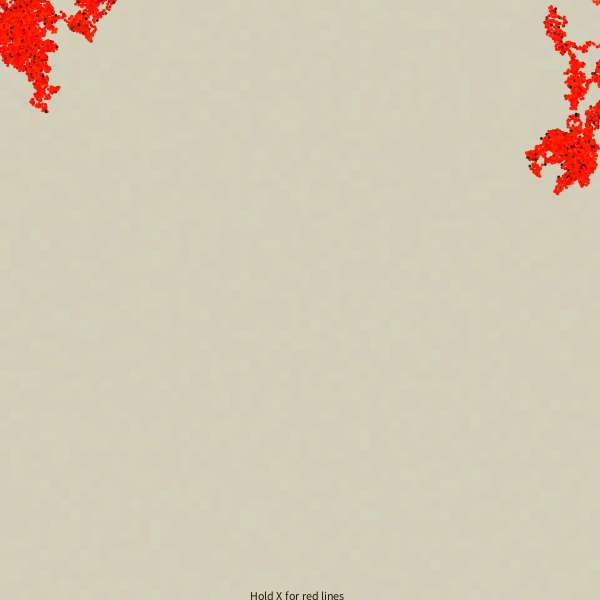
Frame 1 (no input)
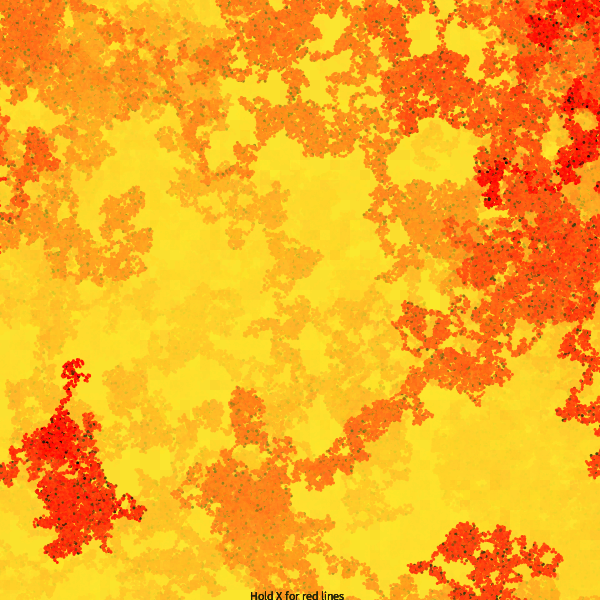
Frame 60 (the mouse pressed at the canvas centre just before this capture)
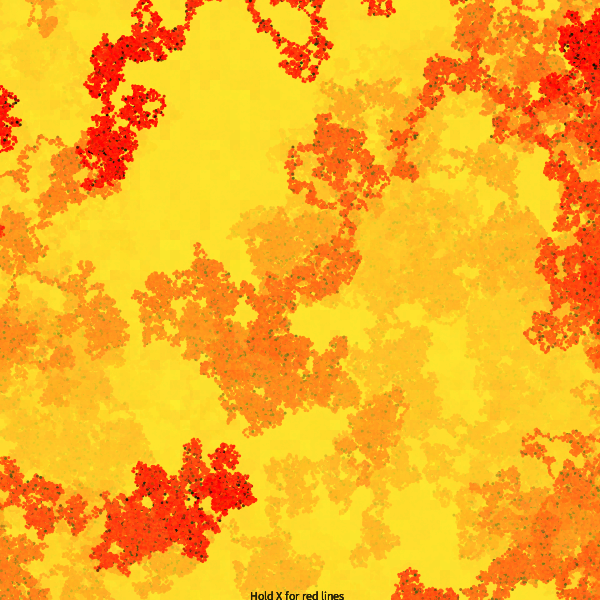
Frame 120 (the mouse held since frame 60 and released just before this capture)

The Processing sketch that drew these frames (run headless with seeded random() and noise(); from frame 60 on, the mouse is pressed at the canvas centre):

// Processing sketch: processing_40352
// ── processing_40352.pde

/*kevin nguyen
*/

int MC;
float Z, X;
float rx, ry;
Fish A, B, C, D;
boolean a, s, w, d;

void setup() 
{
  size(600, 600);
  MC = 10;
  noStroke();
  smooth();
  Z = X = 250;
  rx = ry = 250;
  A = new Fish();
  A.r = 3;
  A.v = 1;
  
  B = new Fish();
  B.r = 3;
  B.v = 1;
  
  C = new Fish();
  C.r = 3;
  C.v = 1;  
  
  D = new Fish();
  D.r = 3;
  D.v = 1;
}

void draw() 
{
  fill(1);
  text("Hold X for red lines",250,600);
  rx = rx + random(-10, 10);
  ry = ry + random(-10, 10);
  if (A.rx < -15)
  {
    A.rx = 600;
  }
  if (A.rx > 615)
  {
    A.rx = 0;
  }
  if (A.ry < -15)
  {
    A.ry = 600;
  }
  if (A.ry > 615)
  {
    A.ry = 0;
  }
    if (B.rx < -15)
  {
    B.rx = 600;
  }
  if (B.rx > 615)
  {
    B.rx = 0;
  }
  if (B.ry < -15)
  {
    B.ry = 600;
  }
  if (B.ry > 615)
  {
    B.ry = 0;
  }
  {
    C.rx = 600;
  }
  if (C.rx > 615)
  {
    C.rx = 0;
  }
  if (C.ry < -15)
  {
    C.ry = 600;
  }
  if (C.ry > 615)
  {
    C.ry = 0;
  }
    if (D.rx < -15)
  {
    D.rx = 600;
  }
  if (D.rx > 615)
  {
    D.rx = 0;
  }
  if (D.ry < -15)
  {
    D.ry = 600;
  }
  if (D.ry > 615)
  {
    D.ry = 0;
  }
  for (int y=0; y<height; y+=MC) 
  {
    for (int x=0; x<width; x+=MC)
    {
      fill(random(300, 500), random(200, 250), random(30,60), 30);
      rect(x, y, MC, MC);
      A.show();
      A.move();
      B.show();
      B.move();
      C.show();
      C.move();
      D.show();
      D.move();
    }
  }
}


class Fish
{
  float x, y;
  float rx, ry;
  int r;
  int v;

  void show()
  {
    fill(random(2000), random(50), random(10));
    ellipse(rx, ry, r, r);
    rx = rx + random(-3, 3);
    ry = ry + random(-3, 3);
  }  

  void move()
  {
    x += ( mouseX - width/2  ) * 0.001 * v;
    y += ( mouseY - height/2 ) * 0.001 * v;
  }
}
void keyPressed()
{
  if (key == 'x')
  {
    fill(100, 10000, 100);
    stroke(#FC0F0F,311);
    line(0, 0, mouseX, mouseY);
    line(300, 0, mouseX, mouseY);
    line(600, 0, mouseX, mouseY);
    line(600, 300, mouseX, mouseY);
    line(600, 600, mouseX, mouseY);
    line(0, 300, mouseX, mouseY);
    line(300, 600, mouseX, mouseY);
    line(0, 600, mouseX, mouseY);
    noStroke();
  }
}
